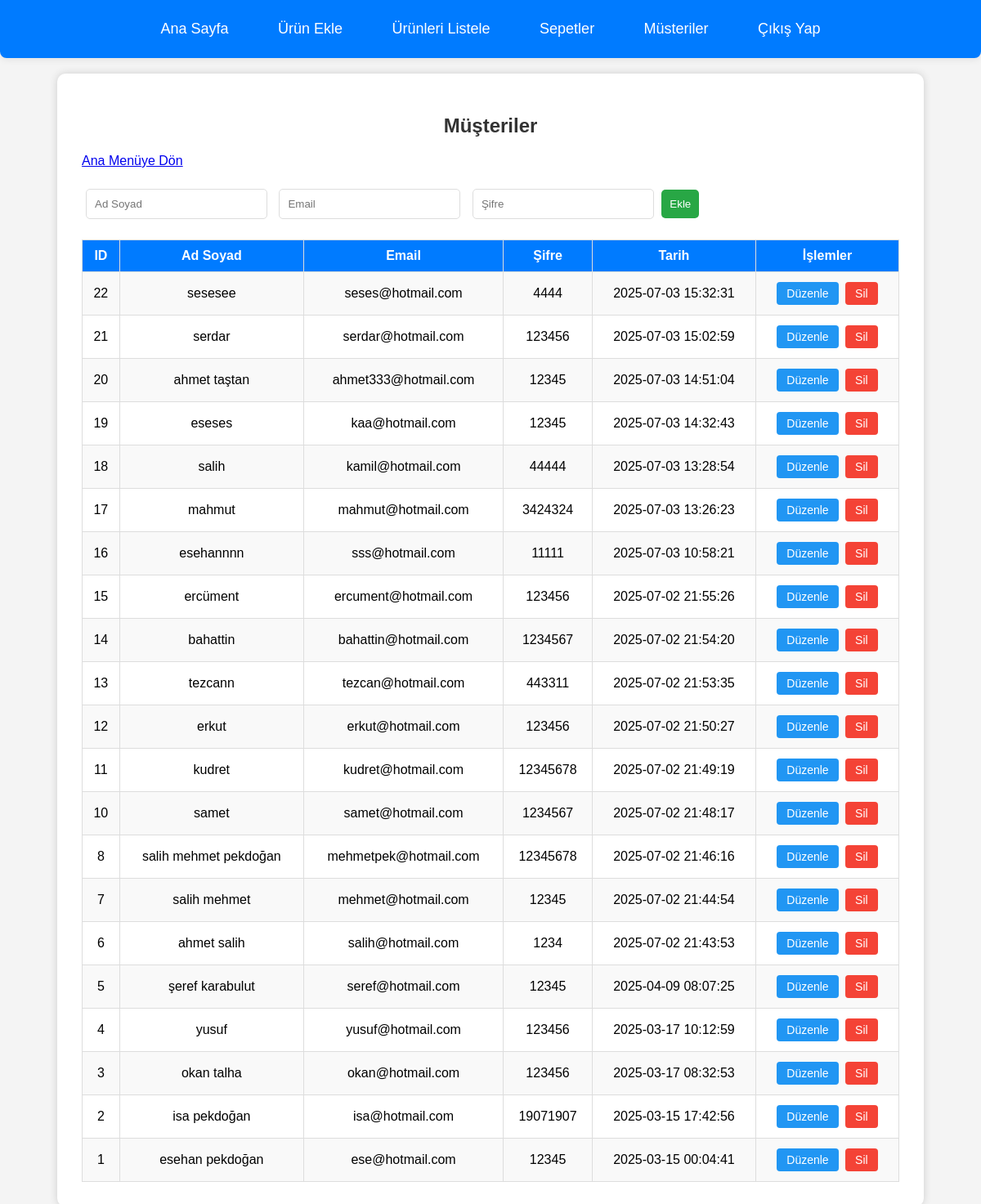
The page /admin_panel/musteriler.php (signed in) on the database its author committed.
### tables this page shows
CREATE TABLE `kullanicilar` (
  `id` int(11) NOT NULL,
  `adsoyad` varchar(100) NOT NULL,
  `email` varchar(100) NOT NULL,
  `sifre` varchar(255) NOT NULL,
  `tarih` timestamp NOT NULL DEFAULT current_timestamp()
);

### admin_panel/musteriler.php (the view, shortened to what this page needs)
<?php
require_once "db.php";
$duzenle = null;
$musteriler = $conn->query("SELECT * FROM kullanicilar ORDER BY id DESC");
?>
<!DOCTYPE html>
<html lang="tr">
<head>
    <link rel="stylesheet" href="css/style.css">
</head>
<body>
<?php include 'header.php'; ?>
<div class="center">
    <h2>Müşteriler</h2>
    <a href="dashboard.php" class="button anamenubuton">Ana Menüye Dön</a>
    <div class="form-container">
        <form method="post">
            <?php if ($duzenle): ?>
                <input type="hidden" name="id" value="<?php echo $duzenle['id']; ?>">
                <input type="text" name="kullanici_adi" value="<?php echo htmlspecialchars($duzenle['adsoyad']); ?>" placeholder="Ad Soyad" required>
                <input type="email" name="email" value="<?php echo htmlspecialchars($duzenle['email']); ?>" placeholder="Email" required>
                <input type="password" name="sifre" placeholder="Yeni Şifre (değiştirmek için)">
                <button type="submit" name="guncelle">Güncelle</button>
                <a href="musteriler.php" class="button" style="background:#888;">İptal</a>
            <?php else: ?>
                <input type="text" name="kullanici_adi" placeholder="Ad Soyad" required>
                <input type="email" name="email" placeholder="Email" required>
                <input type="password" name="sifre" placeholder="Şifre" required>
                <button type="submit" name="ekle">Ekle</button>
            <?php endif; ?>
        </form>
    </div>
    <table>
        <tr>
            <th>ID</th>
            <th>Ad Soyad</th>
            <th>Email</th>
            <th>Şifre</th>
            <th>Tarih</th>
            <th>İşlemler</th>
        </tr>
        <?php while ($m = $musteriler->fetch_assoc()): ?>
            <tr>
                <td><?php echo $m['id']; ?></td>
                <td><?php echo htmlspecialchars($m['adsoyad']); ?></td>
                <td><?php echo htmlspecialchars($m['email']); ?></td>
                <td><?php echo htmlspecialchars($m['sifre']); ?></td>
                <td><?php echo $m['tarih']; ?></td>
                <td class="islem-linkleri">
                    <a href="musteriler.php?duzenle=<?php echo $m['id']; ?>" class="duzenle">Düzenle</a>
                    <a href="musteriler.php?sil=<?php echo $m['id']; ?>" class="sil" onclick="return confirm('Bu müşteriyi silmek istediğinize emin misiniz?')">Sil</a>
                </td>
            </tr>
        <?php endwhile; ?>
    </table>
</div>
</body>
</html>

### admin_panel/css/style.css (style rules this page uses)
body { font-family: Arial, sans-serif; background-color: #f4f4f4; margin: 0; padding: 0; }
h2 { text-align: center; color: #333; }
input { width: 100%; padding: 10px; margin: 10px 0; border: 1px solid #ddd; border-radius: 5px; }
button { width: 100%; padding: 10px; background: #28a745; color: white; border: none; border-radius: 5px; cursor: pointer; }

### admin_panel/css/header.css (style rules this page uses)
body { padding-top: 60px !important; }

### admin_panel/musteriler.php (style rules this page uses)
.center { max-width: 1000px; margin: 30px auto; background: #fff; padding: 30px; border-radius: 10px; box-shadow: 0 0 10px #ccc; overflow-x: auto; }
.center table { min-width: 900px; width: 100%; border-collapse: collapse; margin-top: 20px; }
th, td { padding: 10px; border: 1px solid #ddd; text-align: center; word-break: break-word; max-width: 220px; }
th { background: #007bff; color: #fff; }
tr:nth-child(even) { background: #f9f9f9; }
.islem-linkleri a { display: inline-block; padding: 6px 12px; margin: 2px; color: white; text-decoration: none; border-radius: 4px; font-size: 14px; }
.islem-linkleri a.duzenle { background-color: #2196F3; }
.islem-linkleri a.sil { background-color: #f44336; }
.form-container { margin: 20px 0; }
.form-container input { width: 200px; margin: 5px; }
.form-container button { width: auto; }

### rows shown on the page
kullanicilar: id "22", adsoyad "sesesee", email "seses@hotmail.com", sifre "4444", tarih "2025-07-03 15:32:31"
kullanicilar: id "21", adsoyad "serdar", email "serdar@hotmail.com", sifre "123456", tarih "2025-07-03 15:02:59"
kullanicilar: id "20", adsoyad "ahmet taştan", email "ahmet333@hotmail.com", sifre "12345", tarih "2025-07-03 14:51:04"
kullanicilar: id "19", adsoyad "eseses", email "kaa@hotmail.com", sifre "12345", tarih "2025-07-03 14:32:43"
kullanicilar: id "18", adsoyad "salih", email "kamil@hotmail.com", sifre "44444", tarih "2025-07-03 13:28:54"
kullanicilar: id "17", adsoyad "mahmut", email "mahmut@hotmail.com", sifre "3424324", tarih "2025-07-03 13:26:23"
kullanicilar: id "16", adsoyad "esehannnn", email "sss@hotmail.com", sifre "11111", tarih "2025-07-03 10:58:21"
kullanicilar: id "15", adsoyad "ercüment", email "ercument@hotmail.com", sifre "123456", tarih "2025-07-02 21:55:26"
kullanicilar: id "14", adsoyad "bahattin", email "bahattin@hotmail.com", sifre "1234567", tarih "2025-07-02 21:54:20"
kullanicilar: id "13", adsoyad "tezcann", email "tezcan@hotmail.com", sifre "443311", tarih "2025-07-02 21:53:35"
kullanicilar: id "12", adsoyad "erkut", email "erkut@hotmail.com", sifre "123456", tarih "2025-07-02 21:50:27"
kullanicilar: id "11", adsoyad "kudret", email "kudret@hotmail.com", sifre "12345678", tarih "2025-07-02 21:49:19"
kullanicilar: id "10", adsoyad "samet", email "samet@hotmail.com", sifre "1234567", tarih "2025-07-02 21:48:17"
kullanicilar: id "8", adsoyad "salih mehmet pekdoğan", email "mehmetpek@hotmail.com", sifre "12345678", tarih "2025-07-02 21:46:16"
kullanicilar: id "7", adsoyad "salih mehmet", email "mehmet@hotmail.com", sifre "12345", tarih "2025-07-02 21:44:54"
kullanicilar: id "6", adsoyad "ahmet salih", email "salih@hotmail.com", sifre "1234", tarih "2025-07-02 21:43:53"
kullanicilar: id "5", adsoyad "şeref karabulut", email "seref@hotmail.com", sifre "12345", tarih "2025-04-09 08:07:25"
kullanicilar: id "4", adsoyad "yusuf", email "yusuf@hotmail.com", sifre "123456", tarih "2025-03-17 10:12:59"
kullanicilar: id "3", adsoyad "okan talha", email "okan@hotmail.com", sifre "123456", tarih "2025-03-17 08:32:53"
kullanicilar: id "2", adsoyad "isa pekdoğan", email "isa@hotmail.com", sifre "19071907", tarih "2025-03-15 17:42:56"
kullanicilar: id "1", adsoyad "esehan pekdoğan", email "ese@hotmail.com", sifre "12345", tarih "2025-03-15 00:04:41"
